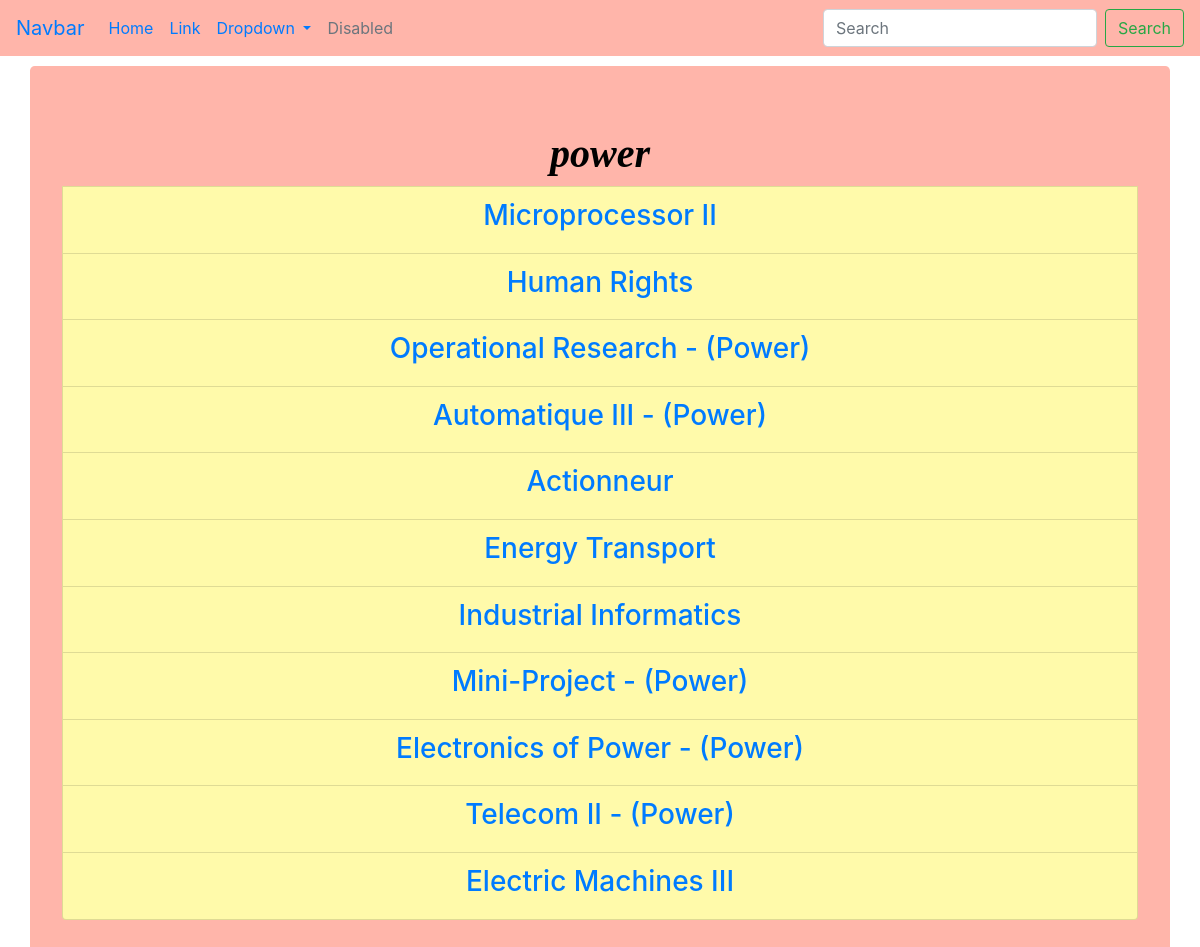
The page /Courses/power/ on the database its author committed.
### ElectricalSem8App/models.py (models this page shows)
class Course(models.Model):
	def __str__(self):
		return self.Name
	Name = models.CharField(max_length=100, primary_key="True")
	Discipline = models.CharField(max_length=100, choices=Discipline_Choices,default="telecom")

### ElectricalSem8App/views.py (the view)
# urls.py: path('Courses/<str:discipline>/',views.course_list, name="course_list"),
def course_list(request, discipline="telecom"):
	courses=Course.objects.all()
	return render(request, 'course_list.html', {'courses':courses, 'discipline':discipline})

### ElectricalSem8App/templates/course_list.html
{% extends 'base.html' %}
{% block contentblock %}
<div class="container jumbotron" style="background-color:#ffb5aa;margin-top:10px">
<ul class="list-group">
<h1 style="text-align: center; color:black;font-family: 'Font Awesome\ 5 Free';"> <b><i>{{discipline}}</i></b></h1>
{% for course in courses %}
{% if course.Discipline == 'common' or discipline == course.Discipline %}
<li class="list-group-item list-group-item-danger" style="background-color:#fffaaa"><a href="{% url 'course_prompt' course %}"><h3 style="text-align:center"> {{course}} </h3></a></li>
{%  endif %}
{% endfor %}
</ul></div>
{% endblock %}

### rows shown on the page
Course: Name "Microprocessor II"
Course: Name "Human Rights"
Course: Name "Operational Research - (Power)"
Course: Name "Automatique III - (Power)"
Course: Name "Actionneur"
Course: Name "Energy Transport"
Course: Name "Industrial Informatics"
Course: Name "Mini-Project - (Power)"
Course: Name "Electronics of Power - (Power)"
Course: Name "Telecom II - (Power)"
Course: Name "Electric Machines III"

### other values the page prints
{{ discipline }} "power"
